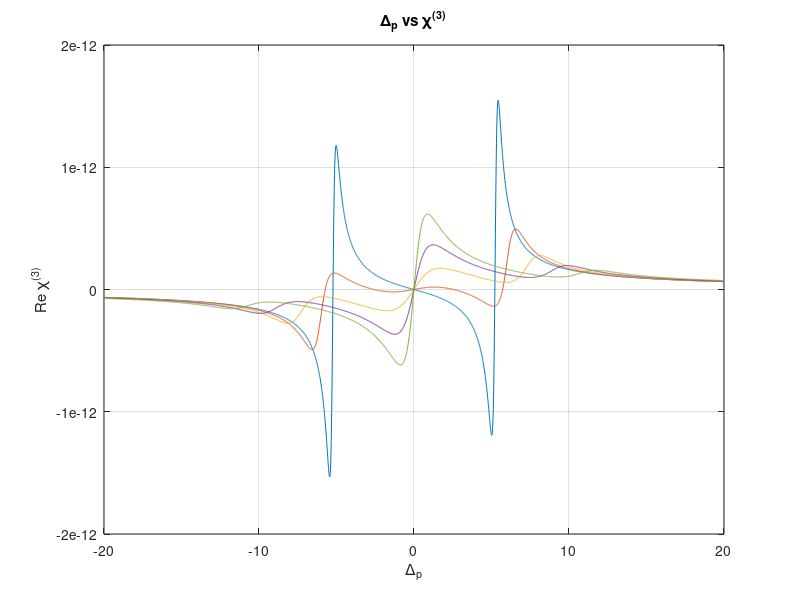

This figure's MATLAB source:
clear;
close all;

deltap=-2*10^12:0.001*10^12:2*10^12;
deltac=1.0*10^9;
deltab=2.0*10^9;
omega_c=5.0*10^11;
g21=2.0*10^9;
g31=1.0*10^9;
g41=4.2*10^11;
K=1.4*10^17;
omegap=10.08*10^14;
omega_d=2*10^11;
c=3*10^8;

Delta1 = deltap+1i*(g21/2);
Delta2 = deltap +deltac+1i*(g31/2);
Delta3 = deltap +deltab+1i*(g41/2);

Dp = (Delta2 + 1i*g31/2).*(Delta3 + 1i*g41/2) - abs(omega_d)^2;
D = (Delta1 + 1i*g21/2).*(Delta2 + 1i*g31/2).*(Delta3 + 1i*g41/2) - abs(omega_c)^2.*(Delta3 + 1i*g41/2) - abs(omega_d)^2.*(Delta1 + 1i*g21/2);
A=((2.*c.*K)./(omegap));
l=3.90*10^12;
chi1=((-A.*Dp)./D);
X=(abs(omega_c).^2)*(abs(Delta3 + 1i*g41/2).^2);
Y=abs(omega_d)*abs(omega_c);
chi3 =- l*chi1*((abs(Dp).^2 + X+ Y.^2)/ abs(D).^2);
plot(deltap./10.^11, real(chi3));
hold on;

omega_c=5.0*10^11;
omega_d=4*10^11;
Dp = (Delta2 + 1i*g31/2).*(Delta3 + 1i*g41/2) - abs(omega_d)^2;
D = (Delta1 + 1i*g21/2).*(Delta2 + 1i*g31/2).*(Delta3 + 1i*g41/2)- abs(omega_c)^2.*(Delta3 + 1i*g41/2)- abs(omega_d)^2.*(Delta1 + 1i*g21/2);
A=((2.*c.*K)./(omegap));
l=3.90*10^12;
chi1=((-A.*Dp)./D);
X=(abs(omega_c).^2)*(abs(Delta3 + 1i*g41/2).^2);
Y=abs(omega_d)*abs(omega_c);
chi3 =- l*chi1*((abs(Dp).^2 + X + Y.^2)/ abs(D).^2);
plot(deltap./10.^11, real(chi3));
hold on;


omega_c=5.0*10^11;
omega_d=6*10^11;
Dp = (Delta2 + 1i*g31/2).*(Delta3 + 1i*g41/2) - abs(omega_d)^2;
D = (Delta1 + 1i*g21/2).*(Delta2 + 1i*g31/2).*(Delta3 + 1i*g41/2)- abs(omega_c)^2.*(Delta3 + 1i*g41/2)- abs(omega_d)^2.*(Delta1 + 1i*g21/2);
A=((2.*c.*K)./(omegap));
l=3.90*10^12;
chi1=((-A.*Dp)./D);
X=(abs(omega_c).^2)*(abs(Delta3 + 1i*g41/2).^2);
Y=abs(omega_d)*abs(omega_c);
chi3 =- l*chi1*((abs(Dp).^2 + X + Y.^2)/ abs(D).^2);
plot(deltap./10.^11, real(chi3));
hold on;

omega_c=5.0*10^11;
omega_d=8*10^11;
Dp = (Delta2 + 1i*g31/2).*(Delta3 + 1i*g41/2) - abs(omega_d)^2;
D = (Delta1 + 1i*g21/2).*(Delta2 + 1i*g31/2).*(Delta3 + 1i*g41/2)- abs(omega_c)^2.*(Delta3 + 1i*g41/2)- abs(omega_d)^2.*(Delta1 + 1i*g21/2);
A=((2.*c.*K)./(omegap));
l=3.90*10^12;
chi1=((-A.*Dp)./D);
X=(abs(omega_c).^2)*(abs(Delta3 + 1i*g41/2).^2);
Y=abs(omega_d)*abs(omega_c);
chi3 =- l*chi1*((abs(Dp).^2 + X+ Y.^2)/ abs(D).^2);
plot(deltap./10.^11, real(chi3));
hold on;

omega_c=5.0*10^11;
omega_d=10*10^11;
Dp = (Delta2 + 1i*g31/2).*(Delta3 + 1i*g41/2) - abs(omega_d)^2;
D = (Delta1 + 1i*g21/2).*(Delta2 + 1i*g31/2).*(Delta3 + 1i*g41/2)- abs(omega_c)^2.*(Delta3 + 1i*g41/2)- abs(omega_d)^2.*(Delta1 + 1i*g21/2);
A=((2.*c.*K)./(omegap));
l=3.90*10^12;
chi1=((-A.*Dp)./D);
X=(abs(omega_c).^2)*(abs(Delta3 + 1i*g41/2).^2);
Y=abs(omega_d)*abs(omega_c);
chi3 =- l*chi1*((abs(Dp).^2 + X + Y.^2)/ abs(D).^2);
plot(deltap./10.^11, real(chi3));
hold on;
xlabel('\Delta_p');
ylabel('Re \chi^{(3)}');
title('\Delta_p vs \chi^{(3)}');
grid on;
